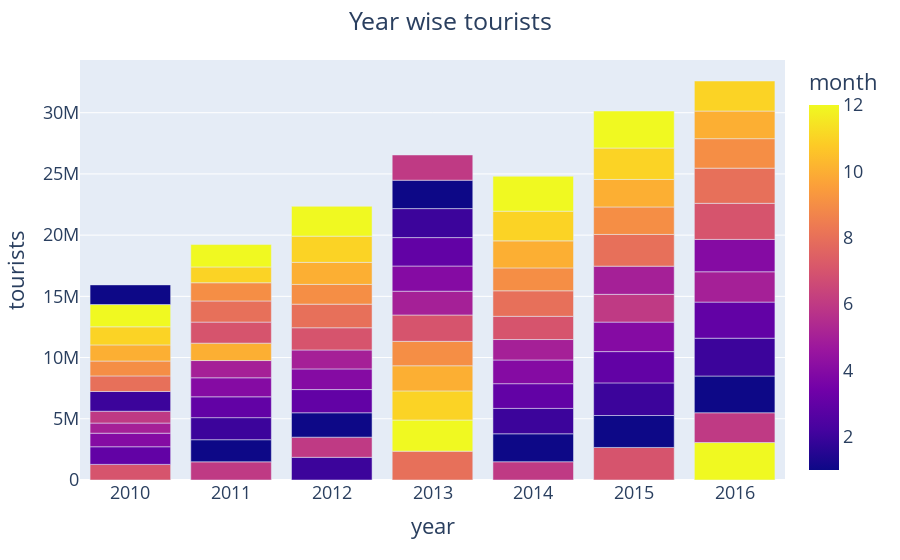

Source (notebook cell):
### Code cell
fig2 = px.bar(group2, x='year', y='tourists', color='month',barmode='group')
fig2.update_layout(title_text='Year wise tourists',title_x=0.5,font=dict(size=18))
fig2.show()
